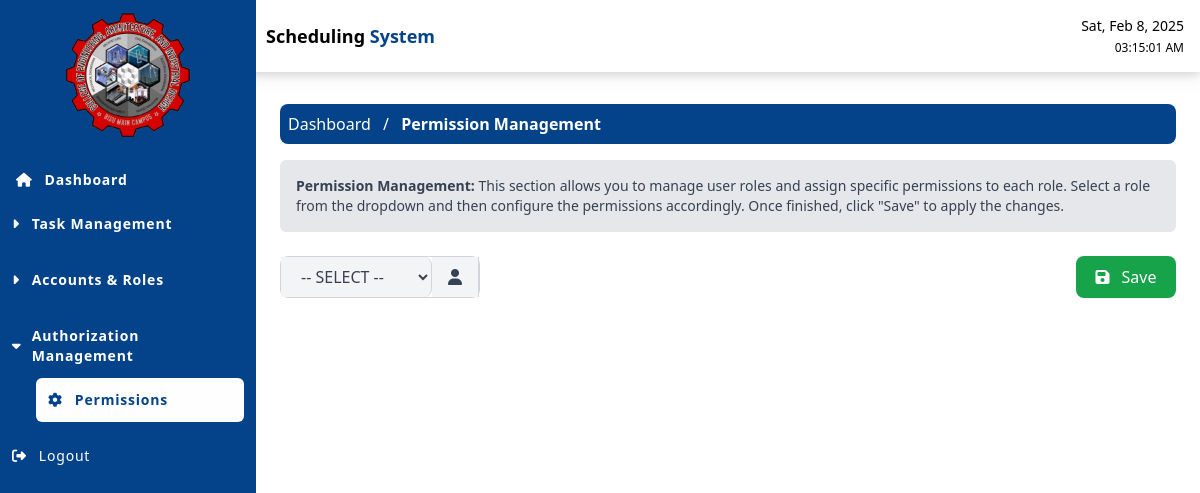
Screenshot of /src/pages/dashboard.php?page=authorization_management/permission_management (signed in) with the database file from the repository.
### tables this page shows
CREATE TABLE `modules` (
  `id` int(11) NOT NULL,
  `module_name` varchar(255) NOT NULL,
  `module_alias` varchar(255) NOT NULL,
  `sequence_number` int(11) NOT NULL,
  `created_at` timestamp NOT NULL DEFAULT current_timestamp(),
  `updated_at` timestamp NOT NULL DEFAULT current_timestamp() ON UPDATE current_timestamp()
);

CREATE TABLE `pages` (
  `page_id` int(11) NOT NULL,
  `icon` varchar(100) DEFAULT NULL,
  `page_name` varchar(255) NOT NULL,
  `page_alias` varchar(255) NOT NULL,
  `module_id` int(11) DEFAULT NULL,
  `sequence_number` int(11) DEFAULT NULL,
  `is_active` varchar(1) DEFAULT '1',
  `created_at` timestamp NOT NULL DEFAULT current_timestamp(),
  `updated_at` timestamp NOT NULL DEFAULT current_timestamp() ON UPDATE current_timestamp()
);

### src/pages/main_query.php (called while the page is built, shortened)
<?php
$userID = $_SESSION['user']['id'];
function getModulesAndPages($conn, $user_id) {
    $modules = array();
    $roleQuery = "SELECT ur.role_id, r.role_name
                  FROM user_roles ur
                  JOIN roles r ON ur.role_id = r.role_id
                  WHERE ur.user_id = $user_id LIMIT 1";
    $roleResult = mysqli_query($conn, $roleQuery);
    $userRole = mysqli_fetch_assoc($roleResult);
    $role_id = $userRole['role_id'];
    $is_super_admin = ($userRole['role_name'] === 'Super Admin');
    $moduleQuery = $is_super_admin ?
        "SELECT *, 1 as module_can_view FROM modules ORDER BY sequence_number ASC" :
        "SELECT m.*,
                IF(EXISTS (
                    SELECT 1
                    FROM pages p
                    LEFT JOIN page_permissions pp ON p.page_id = pp.page_id
                    WHERE p.module_id = m.id
                      AND p.is_active = '1'
                      AND (pp.can_view = 1 OR pp.page_id IS NULL)
                ), 1, 0) as module_can_view
         FROM modules m
         LEFT JOIN module_permissions mp ON m.id = mp.module_id AND mp.role_id = $role_id
         ORDER BY m.sequence_number ASC";
    $moduleResult = mysqli_query($conn, $moduleQuery);
    while ($module = mysqli_fetch_assoc($moduleResult)) {
        if ($is_super_admin || $module['module_can_view'] == 1) {
            $module_id = $module['id'];
            $pageQuery = $is_super_admin ?
                "SELECT *, 1 as page_can_view
                 FROM pages
                 WHERE module_id = $module_id AND is_active = '1'
                 ORDER BY sequence_number ASC" :
                "SELECT p.*, pp.can_view as page_can_view
                 FROM pages p
                 LEFT JOIN page_permissions pp ON p.page_id = pp.page_id AND pp.role_id = $role_id
                 WHERE p.module_id = $module_id AND p.is_active = '1'
                 ORDER BY p.sequence_number ASC";
            $pageResult = mysqli_query($conn, $pageQuery);
            $pages = array();
            while ($page = mysqli_fetch_assoc($pageResult)) {
                if ($is_super_admin || $page['page_can_view'] == 1) {
                    $pages[] = $page;
                }
            }
            if (!empty($pages)) {
                $module['pages'] = $pages;
                $modules[] = $module;
            }
        }
    }
    return $modules;
}
?>

### src/pages/left_sidebar/sidebar_l.php (the view, shortened to what this page needs)
<ul class="flex flex-col text-sm font-sans  ">
    <div class='flex justify-center items-center'>
        <image src="../../resources/images/1738888990405-removebg-preview-removebg-preview.png" class='w-[150px] p-3'></image>
    </div>
    <li class="py-1 justify-center mt-2 hover:bg-[#3cc5dd] rounded-md">
        <a href="dashboard.php?page=dashboard" class="font-semibold flex ml-4  py-2  rounded-md hover:text-white items-center">
            <i class="fa-solid fa-house mr-3"></i> Dashboard
        </a>
    </li>
    <?php
    $modules = getModulesAndPages($conn, $userID);
    foreach ($modules as $module) {
        if (!empty($module['pages'])) {
            ?>
            <li class="p-3 ">
                <div class="treeview-parent">
                    <div class="flex items-center justify-between cursor-pointer">
                        <div class="flex items-center">
                            <i class="fas fa-caret-right mr-3 transition-transform duration-200 "></i>
                            <span class="text-white font-semibold"><?php echo htmlspecialchars($module['module_name']); ?></span>
                        </div>
                    </div>
                </div>
                <ul class="pl-6 mt-3 space-y-3">
                    <?php foreach ($module['pages'] as $page) { ?>
                        <li class="py-3  hover:bg-[#3cc5dd] rounded-md">
                            <a href="dashboard.php?page=<?php echo htmlspecialchars($module['module_alias'] . '/' . $page['page_alias']); ?>" class="flex font-semibold  items-center  px-3 hover:text-white">
                                <?php if (!empty($page['icon'])) { ?>
                                    <i class="<?php echo htmlspecialchars($page['icon']); ?> mr-3"></i>
                                <?php } ?>
                                <?php echo htmlspecialchars($page['page_name']); ?>
                            </a>
                        </li>
                    <?php } ?>
                </ul>
            </li>
        <?php }
    } ?>
    <li class="p-3  hover:bg-[#3cc5dd]">
        <a href="javascript:void(0);" onclick="logoutUser();" class="flex items-center text-white hover:text-white">
            <i class="fas fa-sign-out-alt mr-3"></i> Logout
        </a>
    </li>
</ul>

### src/header_cdn.php (style rules this page uses)
body { display: grid; grid-template-areas: " #sidebar #navbar" "sidebar main-content"; }
.sidebar-submenu { max-height: 0; overflow: hidden; transition: max-height 0.3s ease-out; }
.sidebar-submenu.active { max-height: 500px; transition: max-height 0.3s ease-in; }
.rotate-90 { transform: rotate(90deg); }

### src/pages/left_sidebar/sidebar_l.php (style rules this page uses)
.sidebar-submenu { max-height: 0; overflow: hidden; transition: max-height 0.3s ease-out; }
.sidebar-submenu.active { max-height: 500px; transition: max-height 0.3s ease-in; }
.rotate-90 { transform: rotate(90deg); }

### rows the page displays
modules: module_name "Task Management"
modules: module_name "Accounts & Roles"
modules: module_name "Authorization Management"
pages: page_name "Permissions"

### other values shown
implode(' <span class="mx-2 text-white">/</span> ', $breadcrumbs) "/"
$module_name "Permission Management"
